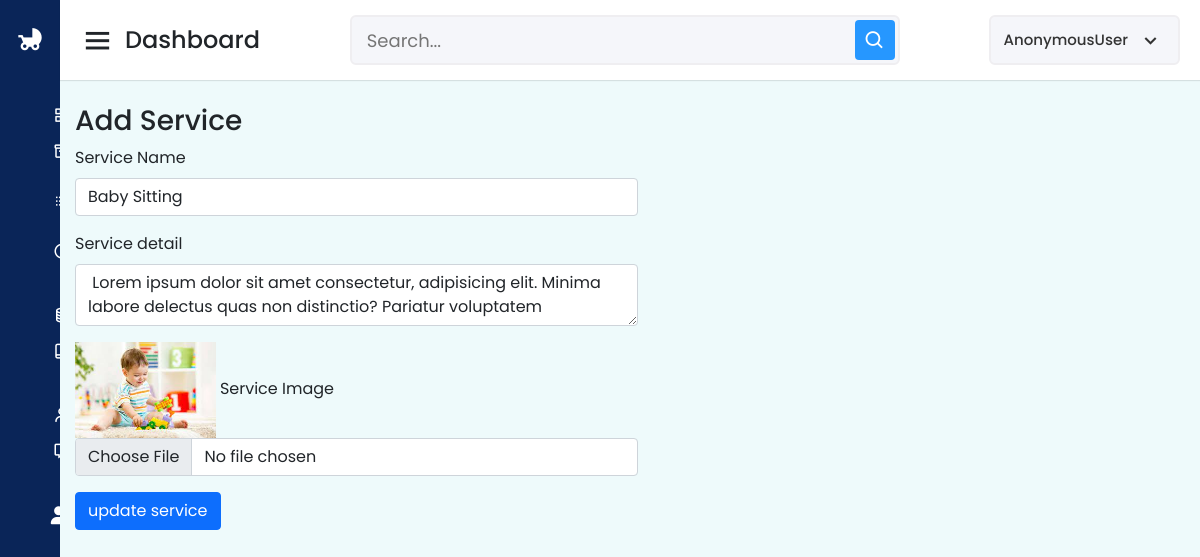
Screenshot of /dashboard/edit_service/6 with the database file from the repository.
### App/models.py (models this page shows, shortened)
class Service(models.Model):
    service = models.CharField(max_length=100, null=True)
    serviceDetail = models.CharField(max_length=100, null=True)
    service_img = models.ImageField(null=True)
    creationsDate = models.DateField(auto_now_add=True)

### App/views.py (the view, shortened to what this page needs)
# urls.py: path("dashboard/edit_service/<int:s_id>",edit_service,name="edit_service"),
def edit_service(request,s_id):
    service = Service.objects.get(id = s_id)
    return render(request,"edit_service.html",context={"service":service})

### App/templates/edit_service.html (shortened to what this page needs)
{% extends 'dashbase.html' %}{% block body %}
<h3>Add Service</h3>
<form action="" method="post" onsubmit="{alert('Service updated successfully')}" enctype="multipart/form-data">
  <div class="contianer" style="width:50%">
    <div class="mb-3">
      <label for="formGroupExampleInput" class="form-label"
        >Service Name</label
      >
      <input
        type="text"
        class="form-control"
        id="formGroupExampleInput"
        placeholder="Enter Service Name"
        name="name"
        value="{{ service.service }}"
      />
    </div>
    <div class="mb-3">
      <label for="formGroupExampleInput2" class="form-label"
        >Service detail</label
      >
      <textarea
        type="text"
        class="form-control"
        id="formGroupExampleInput2"
        placeholder="Detail......."
        name="service_detail"
      ></textarea>
    </div>
    <div class="mb-3">
         <img src="{{ service.service_img.url }}" class="w-25" alt="">
        <label for="formFile" class="form-label">Service Image</label>
        <input
          accept="image/x-png,image/gif,image/jpeg"
          class="form-control"
          type="file"
          id="formFile"
          name="service_img"
        />
      </div>
    <button class="btn btn-primary">update service</button>
  </div>
</form>
{% endblock %}

### App/static/css/dashboard.css (style rules this page uses)
* { margin: 0; padding: 0; box-sizing: border-box; font-family: 'Poppins', sans-serif; }
body { margin-top:20px; background-color:#f2f6fc; color:#69707a; }
.form-control, .dataTable-input { display: block; width: 100%; padding: 0.875rem 1.125rem; font-size: 0.875rem; font-weight: 400; line-height: 1; color: #69707a; background-color: #fff; background-clip: padding-box; border: 1px solid #c5ccd6; -webkit-appearance: none; -moz-appearance: none; appearance: none; border-radius: 0.35rem; transition: border-color 0.15s ease-in-out, box-shadow 0.15s ease-in-out; }

### rows the page displays
Service: name "Baby Sitting", service_img (picture)

### other values shown
{{ request.user }} "AnonymousUser"
